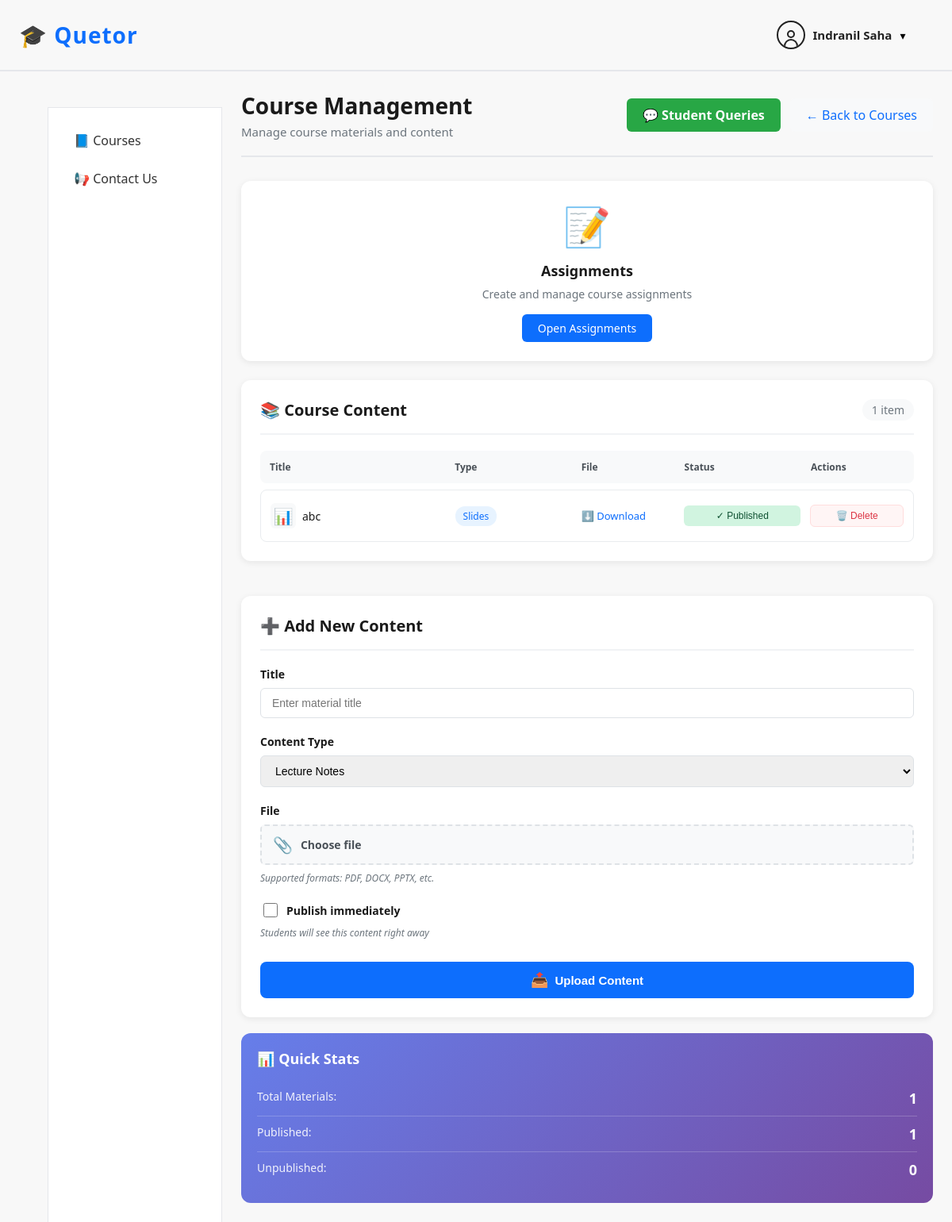
/courses/1/professor/home/ (signed in), run on the app's committed database.
### users/models.py (models this page shows, shortened)
class User(AbstractUser):
    ROLE_CHOICES = [
        ('student', 'Student'),
        ('professor', 'Professor'),
        ('ta', 'Teaching Assistant'),
        ('admin', 'Admin'),
    ]
    role = models.CharField(
        max_length=20,
        choices=ROLE_CHOICES,
        default='student'
    )
    department = models.CharField(max_length=100, blank=True)

### content/models.py (models this page shows, shortened)
class CourseMaterial(models.Model):
    CONTENT_TYPE_CHOICES = [
        ('notes', 'Lecture Notes'),
        ('slides', 'Slides'),
        ('ppt', 'PPT'),
        ('pyq', 'Previous Year Questions'),
        ('other', 'Other'),
    ]
    course = models.ForeignKey(Course, on_delete=models.CASCADE)
    title = models.CharField(max_length=200)
    content_type = models.CharField(
        max_length=20,
        choices=CONTENT_TYPE_CHOICES
    )
    file = models.FileField(upload_to='course_materials/')
    is_published = models.BooleanField(default=False)
    uploaded_at = models.DateTimeField(auto_now_add=True)

### courses/views.py (the view, shortened to what this page needs)
# urls.py: path('<int:course_id>/professor/home/', professor_course_home),
@login_required
def professor_course_home(request, course_id):
    if not CourseProfessor.objects.filter(course_id=course_id, professor=request.user).exists():
        return redirect('/courses/')
    course = Course.objects.select_related('semester').get(id=course_id)
    materials = CourseMaterial.objects.filter(course_id=course_id)
    total_materials = materials.count()
    published_count = materials.filter(is_published=True).count()
    unpublished_count = total_materials - published_count
    return render(request, 'courses/professor_home.html', {
        'course': course,
        'materials': materials,
        'content_types': CourseMaterial.CONTENT_TYPE_CHOICES,
        'course_id': course_id,
        'total_materials': total_materials,
        'published_count': published_count,
        'unpublished_count': unpublished_count,
    })

### templates/courses/professor_home.html (shortened to what this page needs)
{% extends "courses/base.html" %}
{% load static %}
{% block content %}
<div class="course-detail-header">
  <div class="course-title-section">
    <h1 class="course-title">Course Management</h1>
    <p class="course-subtitle">Manage course materials and content</p>
  </div>
  <div class="header-actions">
    <a href="/queries/{{ course_id }}/ta/" class="queries-link">💬 Student Queries</a>
    <a href="/courses/" class="back-link">← Back to Courses</a>
  </div>
</div>
<div class="actions-grid">
  <div class="action-card">
    <div class="action-icon">📝</div>
    <h3>Assignments</h3>
    <p>Create and manage course assignments</p>
    <a href="/assignments/{{ course_id }}/" class="action-btn">Open Assignments</a>
  </div>
</div>
<div class="professor-layout">
  <div class="materials-column">
    <div class="section-card">
      <div class="section-header">
        <h2>📚 Course Content</h2>
        <span class="content-count">{{ materials|length }} item{{ materials|length|pluralize }}</span>
      </div>
      {% if materials %}
        <div class="content-table">
          <div class="table-header">
            <div class="col-title">Title</div>
            <div class="col-type">Type</div>
            <div class="col-file">File</div>
            <div class="col-status">Status</div>
            <div class="col-actions">Actions</div>
          </div>
          {% for m in materials %}
            <div class="table-row">
              <div class="col-title">
                <div class="material-icon-small">
                  {% if m.content_type == 'notes' %}
                    📖
                  {% elif m.content_type == 'slides' %}
                    📊
                  {% elif m.content_type == 'ppt' %}
                    📽️
                  {% elif m.content_type == 'pyq' %}
                    📝
                  {% else %}
                    📄
                  {% endif %}
                </div>
                <span class="material-name">{{ m.title }}</span>
              </div>
              <div class="col-type">
                <span class="type-badge">{{ m.get_content_type_display }}</span>
              </div>
              <div class="col-file">
                <a href="{{ m.file.url }}" class="file-link" download>⬇️ Download</a>
              </div>
              <div class="col-status">
                <form method="post" action="/content/toggle/{{ m.id }}/" style="display: inline;">
                  <button type="submit" class="status-btn {% if m.is_published %}published{% else %}unpublished{% endif %}">
                    {% if m.is_published %}
                      ✓ Published
                    {% else %}
                      ✗ Unpublished
                    {% endif %}
                  </button>
                </form>
              </div>
              <div class="col-actions">
                <form method="post" action="/content/delete/{{ m.id }}/" style="display: inline;">
                  <button type="submit" class="delete-btn" onclick="return confirm('Are you sure you want to delete this material?')">
                    🗑️ Delete
                  </button>
                </form>
              </div>
            </div>
          {% endfor %}
        </div>
      {% else %}
        <div class="empty-state">
          <div class="empty-icon">📭</div>
          <h3>No Content Yet</h3>
          <p>Upload your first course material using the form on the right.</p>
        </div>
      {% endif %}
    </div>
  </div>
  <div class="upload-column">
    <div class="section-card">
      <div class="section-header">
        <h2>➕ Add New Content</h2>
      </div>
      <form method="post" enctype="multipart/form-data" class="upload-form">
        <div class="form-group">
          <label for="title">Title</label>
          <input type="text" id="title" name="title" class="form-input" placeholder="Enter material title" required>
        </div>
        <div class="form-group">
          <label for="content_type">Content Type</label>
          <select id="content_type" name="content_type" class="form-select" required>
            {% for k,v in content_types %}
              <option value="{{ k }}">{{ v }}</option>
            {% endfor %}
          </select>
        </div>
        <div class="form-group">
          <label for="file">File</label>
          <div class="file-input-wrapper">
            <label for="file" class="file-label">
              <span class="file-icon">📎</span>
              <span class="file-text" id="file-name">Choose file</span>
            </label>
          </div>
          <small class="form-hint">Supported formats: PDF, DOCX, PPTX, etc.</small>
        </div>
        <div class="form-group">
          <label class="checkbox-label">
            <input type="checkbox" name="is_published" class="form-checkbox">
            <span>Publish immediately</span>
          </label>
          <small class="form-hint">Students will see this content right away</small>
        </div>
        <button type="submit" class="upload-btn">
          <span class="btn-icon">📤</span>
          Upload Content
        </button>
      </form>
    </div>
    <div class="stats-card">
      <h3>📊 Quick Stats</h3>
      <div class="stat-item">
        <span class="stat-label">Total Materials:</span>
        <span class="stat-value">{{ total_materials }}</span>
      </div>
      <div class="stat-item">
        <span class="stat-label">Published:</span>
        <span class="stat-value">{{ published_count }}</span>
      </div>
      <div class="stat-item">
        <span class="stat-label">Unpublished:</span>
        <span class="stat-value">{{ unpublished_count }}</span>
      </div>
    </div>
  </div>
</div>
{% endblock %}

### templates/courses/includes/header.html (shortened to what this page needs)
{% load static %}
<header class="topbar">
  <div class="topbar-left">
    <span class="logo-text">🎓 Quetor</span>
  </div>
  <div class="profile-wrapper">
    <div class="profile-trigger" onclick="toggleProfileDropdown()">
      <div class="profile-icon">
        <div class="profile-head"></div>
        <div class="profile-body"></div>
      </div>
      <span class="profile-name">
        {{ request.user.get_full_name|default:request.user.username }}
      </span>
      <span class="chevron">▾</span>
    </div>
  </div>
</header>

### static/css/courses.css (style rules this page uses)
* { box-sizing: border-box; }
body { margin: 0; font-family: "Segoe UI", Arial, sans-serif; background: #ffffff; }
.profile-wrapper { margin-right: 3%; }
.profile-icon { width: 36px; height: 36px; border: 2px solid #222; border-radius: 50%; position: relative; cursor: pointer; overflow: hidden; }
.profile-head { width: 10px; height: 10px; bottom:-3px; border: 2px solid #222; border-radius: 50%; position: absolute; top: 10px; left: 50%; transform: translateX(-50%); background: transparent; transition: background 0.2s ease; }
.profile-body { width: 18px; height: 10px; border: 2px solid #222; border-bottom: none; border-radius: 10px 10px 0 0; position: absolute; bottom: 1px; left: 50%; transform: translateX(-50%); background: transparent; transition: background 0.2s ease; }
.profile-name { font-size: 14px; font-weight: 500; }
.profile-wrapper { position: relative; display: flex; align-items: center; }
.profile-trigger { display: flex; align-items: center; gap: 10px; cursor: pointer; }
.profile-icon { width: 36px; height: 36px; border: 2px solid #222; border-radius: 50%; display: flex; align-items: center; justify-content: center; }
.profile-name { font-size: 15px; font-weight: 600; color: #222; }
.chevron { font-size: 14px; }
.topbar { height: 90px; display: flex; justify-content: space-between; align-items: center; padding: 0 24px; border-bottom: 2px solid #e5e7eb; background: #f8f8f8; }
.topbar-left { width: 200px; display: flex; align-items: center; gap: 12px; }
.logo-text { font-size: 28px; font-weight: 700; color: #0d6efd; font-family: "open sans", sans-serif; letter-spacing: 1px; }

### data on the page
User: user.get_full_name "Indranil Saha"
CourseMaterial: title "abc", content_type "Slides", is_published "✓ Published"

### other printed values
{{ materials|length }} "1"
{{ total_materials }} "1"
{{ published_count }} "1"
{{ unpublished_count }} "0"
form field content_type "Lecture Notes"
